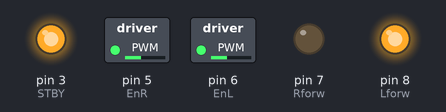
Simulated run of this sketch. Board: Arduino Uno, built with avr-gcc and run on an emulated ATmega328P. On the bench: switched loads named in the sketch (green lamp = pin HIGH), output pins drawn as LEDs (lit = HIGH). At 4.8 s the program stops and its outputs stay as they are.

Above: at 0.23 s.
At 1.5 s:
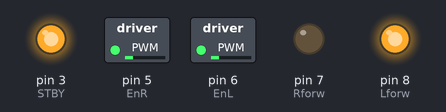
At 2.9 s:
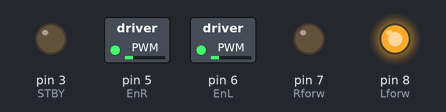
At 4.9 s:
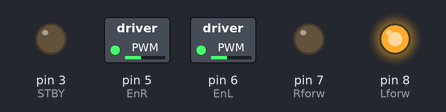
Timing chart, 0 to 6.3 s (numbered marks = the images above):
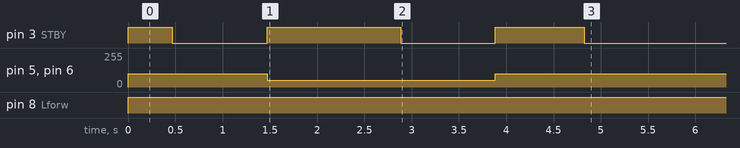

The sketch:

Robot.ino
```cpp
int STBY = 3;   //STBY
int EnR = 5;    //PWMA
int EnL = 6;    //PWMB
int Rforw = 7;  //AIN1 == AIN2
int Lforw = 8;  //BIN1 == BIN2

float baseDistance = 120.;
float baseSpeed = 255.;

float forwardRate = 96.5;
float rotationRate = 520.;

float rotSpeed = 170.;
float rotationRate2 = 650.;

void setup() {
  Serial.begin(9600);

  pinMode(STBY, OUTPUT);
  pinMode(EnR, OUTPUT);
  pinMode(EnL, OUTPUT);
  pinMode(Rforw, OUTPUT);
  pinMode(Lforw, OUTPUT);

  digitalWrite(STBY, HIGH); //HIGH => move, LOW => standby
  analogWrite(EnR, 255);
  analogWrite(EnL, 255);
}

void loop() {
//  loool(193, 255.);
//  stopCar();
  turnRight(180., 100.);
  stopCar();
//  loool(193, 100);
//  stopCar();
  turnRight(270., 50.);
  stopCar();
  turnRight(360., 100.);
  terminate();

//  digitalWrite(STBY, HIGH);
//  analogWrite(EnR, 170);
//  analogWrite(EnL, 170);
//
//  digitalWrite(Rforw, LOW);
//  digitalWrite(Lforw, HIGH);
//
//  delay(2000);
//  terminate();
}

float newForwardRate(float speed) {
  return (forwardRate * speed / baseSpeed);
}

void loool(float distance, float speed) {
  digitalWrite(STBY, HIGH);
  analogWrite(EnR, speed);
  analogWrite(EnL, speed);

  digitalWrite(Rforw, HIGH);
  digitalWrite(Lforw, HIGH);

  float rate = newForwardRate(speed);
  float t = distance / rate * 1000;
  delay(t);
}


float computeDistanceInOneSec(float newSpeed) {
  return baseDistance * newSpeed / baseSpeed;
}

//float computeTimeWithoutSpeed(float distanceToRun, float distaceInOneSec){
//  return distanceToRun / distaceInOneSec;
//  }

float computeTimeWithSpeed(float distanceToRun, float speed){
  float distanceInOneSec = computeDistanceInOneSec(speed);
  return distanceToRun / distanceInOneSec * 1000.;
  }


 void turnLeft() {
  digitalWrite(Rforw, HIGH);
  digitalWrite(Lforw, LOW);
  delay(100);
}

void turnRight(float degree, float speed) {
  digitalWrite(STBY, HIGH);
  analogWrite(EnR, speed);
  analogWrite(EnL, speed);

  digitalWrite(Rforw, LOW);
  digitalWrite(Lforw, HIGH);

//  float w = rotationRate * speed / baseSpeed;
//  float t = degree / w;

  float w = rotationRate2 * speed / rotSpeed;
  float t = degree / w;
  delay(t*1000);
//  stopCar();
}

void stopCar() {
  digitalWrite(STBY, LOW); //HIGH => move, LOW => standby
  delay(1000);
}

void terminate(){
  digitalWrite(STBY, LOW);
  while(1==1){}
}
```

Measured:
- by itself, pin 3 (STBY): goes LOW 1.0 s, HIGH 1.4 s, LOW 1.0 s, HIGH 0.94 s, then LOW
- by itself, pin 5 (EnR), pin 6 (EnL): 0/255 → 100/255 at 0.00 s, → 50/255 1.5 s later, → 100/255 2.4 s later
- by itself, pin 8 (Lforw): LOW → HIGH at 0.00 s
